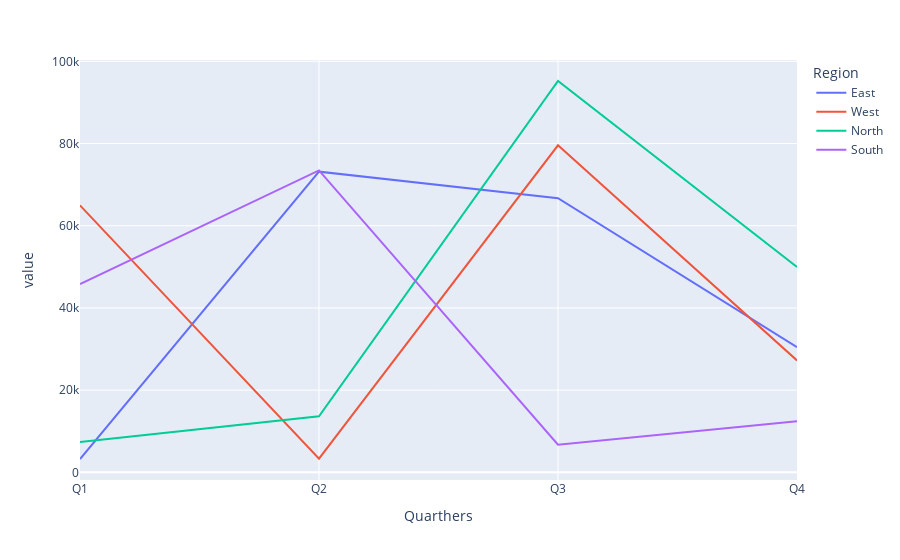

The notebook cell saved with this chart:
### Code cell
datas.plot()

### Figure 1 — Plotly figure (JSON) as saved in the notebook; plotly's stock layout.template omitted (floating-point values rounded to 4 significant figures)
{"data": [{"hovertemplate": "Region=East<br>Quarthers=%{x}<br>value=%{y}<extra></extra>", "legendgroup": "East", "line": {"color": "#636efa", "dash": "solid"}, "marker": {"symbol": "circle"}, "mode": "lines", "name": "East", "orientation": "v", "showlegend": true, "type": "scatter", "x": ["Q1", "Q2", "Q3", "Q4"], "xaxis": "x", "y": [3250.0, 73160.0, 66690.0, 30470.0], "yaxis": "y"}, {"hovertemplate": "Region=West<br>Quarthers=%{x}<br>value=%{y}<extra></extra>", "legendgroup": "West", "line": {"color": "#EF553B", "dash": "solid"}, "marker": {"symbol": "circle"}, "mode": "lines", "name": "West", "orientation": "v", "showlegend": true, "type": "scatter", "x": ["Q1", "Q2", "Q3", "Q4"], "xaxis": "x", "y": [64970.0, 3337.0, 79570.0, 27230.0], "yaxis": "y"}, {"hovertemplate": "Region=North<br>Quarthers=%{x}<br>value=%{y}<extra></extra>", "legendgroup": "North", "line": {"color": "#00cc96", "dash": "solid"}, "marker": {"symbol": "circle"}, "mode": "lines", "name": "North", "orientation": "v", "showlegend": true, "type": "scatter", "x": ["Q1", "Q2", "Q3", "Q4"], "xaxis": "x", "y": [7362.0, 13650.0, 95210.0, 49960.0], "yaxis": "y"}, {"hovertemplate": "Region=South<br>Quarthers=%{x}<br>value=%{y}<extra></extra>", "legendgroup": "South", "line": {"color": "#ab63fa", "dash": "solid"}, "marker": {"symbol": "circle"}, "mode": "lines", "name": "South", "orientation": "v", "showlegend": true, "type": "scatter", "x": ["Q1", "Q2", "Q3", "Q4"], "xaxis": "x", "y": [45800.0, 73460.0, 6718.0, 12440.0], "yaxis": "y"}], "layout": {"legend": {"title": {"text": "Region"}, "tracegroupgap": 0}, "margin": {"t": 60}, "xaxis": {"anchor": "y", "domain": [0, 1], "title": {"text": "Quarthers"}}, "yaxis": {"anchor": "x", "domain": [0, 1], "title": {"text": "value"}}}}
